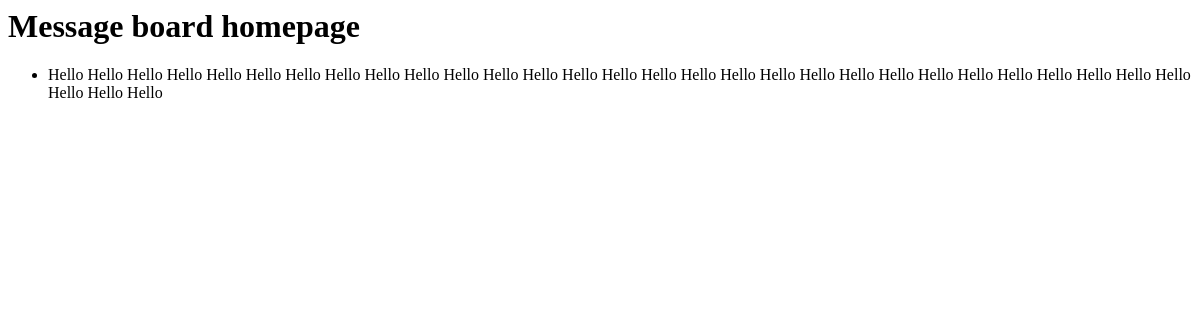
Before: / with the older database file.
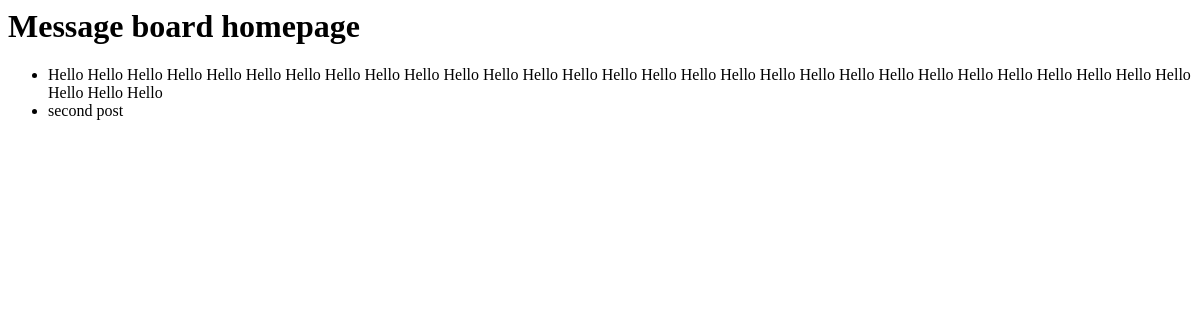
After: the same page with the newer database file.
### posts/models.py (models this page shows, shortened)
class Post(models.Model):
    text=models.TextField()

### posts/views.py (the view)
# urls.py: path('', HomePageView.as_view(), name='home' )
class HomePageView(ListView):
    model = Post
    template_name='home.html'
    context_object_name='all_posts_list'

### templates/home.html
<h1>Message board homepage</h1><ul>
{% for post in object_list %}
<li>{{ post.text }}</li>
{% endfor %}
</ul>

Changed rows visible on the page:
added Post: text "second post"
